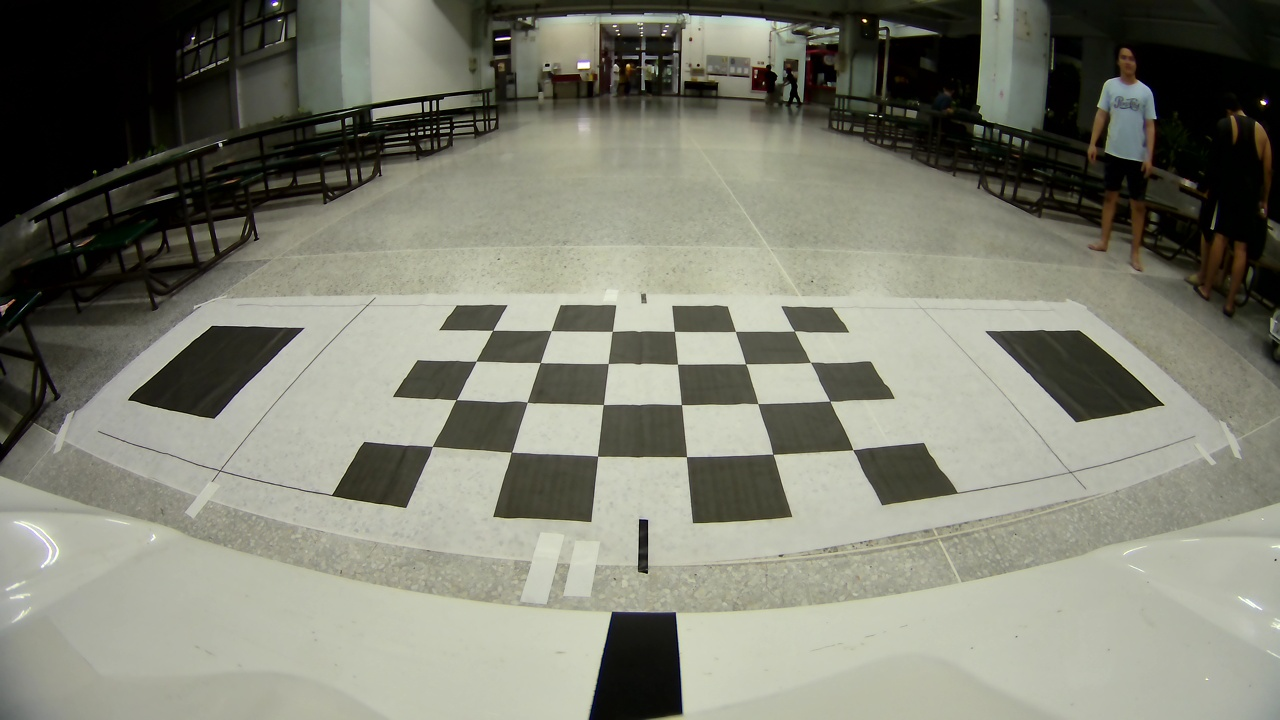
#> input picture Program/input/Front.jpg, 1280 x 720 px, found by its file name
$ python 'Perspective TransformV2.py'
#> lines starting #> are read from the running program, lines starting #| are printed output that depends on the picture
import cv2
import numpy as np

# โหลดภาพอ้างอิง (Front.jpg) และภาพที่จะนำมารวม (Right.jpg)
# โหลดภาพ
img1 = cv2.imread('Front.jpg')
#> img1 is the input picture: shape (720, 1280, 3); mean B, G, R 114.4, 127.9, 126.8
img2 = cv2.imread('Right.jpg')
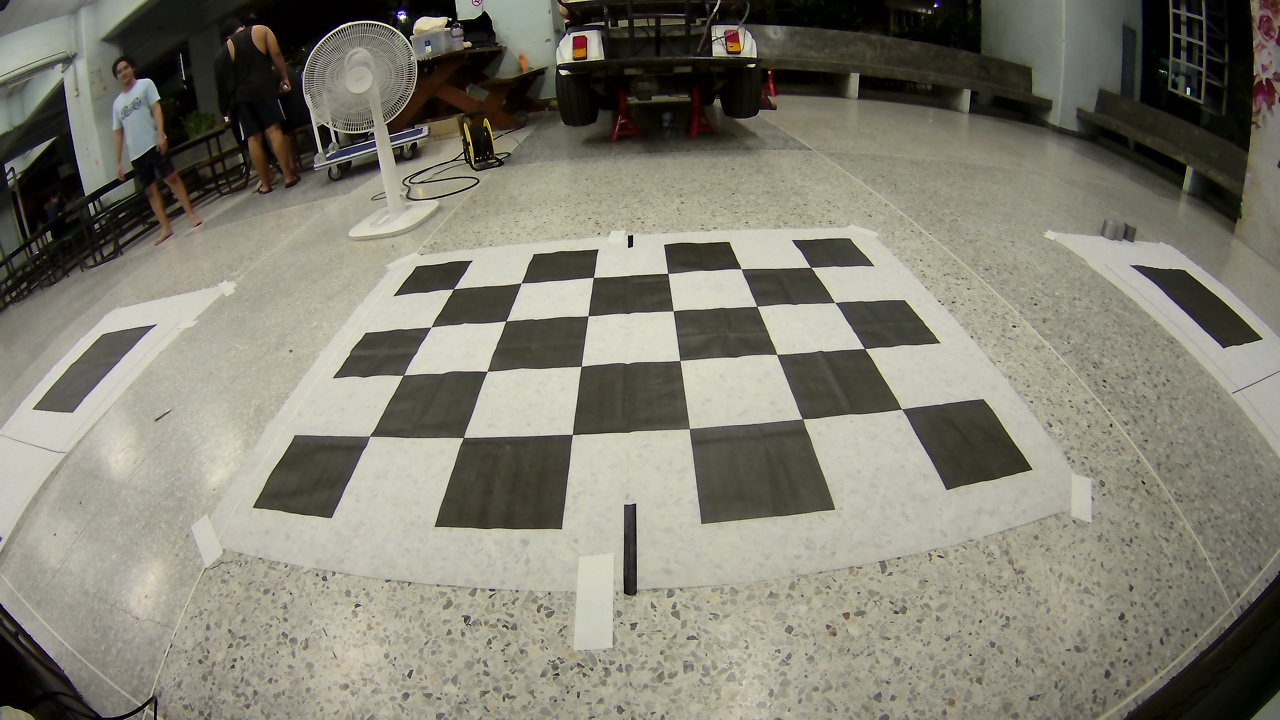
#> input picture Program/input/Right.jpg, 1280 x 720 px, found by its file name
#> img2 is the input picture: shape (720, 1280, 3); mean B, G, R 113.9, 126.8, 128.9

if img1 is None or img2 is None:
    print("ไม่สามารถโหลดภาพได้ ตรวจสอบ path ของภาพ")
    exit()

# ตัวอย่างชุดจุดจับคู่
# (ในงานจริงให้ใช้ฟีเจอร์จับคู่หรือกำหนดจุดที่แม่นยำขึ้น)
pts_img1 = np.array([
    [ 985,331],   # Top-Left
    [ 1079,330],  # Top-Right
    [ 1165,404],  # Bottom-Right
    [ 1075,422]   # Bottom-Left
], dtype=np.float32)

pts_img2 = np.array([
    [ 32,409],    # Top-Left
    [ 103,334],   # Top-Right
    [ 157,325],   # Bottom-Right
    [ 73,412]     # Bottom-Left
], dtype=np.float32)

H, mask = cv2.findHomography(pts_img1, pts_img2, cv2.RANSAC)
if H is None:
    print("ไม่สามารถคำนวณ Homography ได้")
    exit()
print("Homography Matrix:\n", H)

# คำนวณ bounding box สำหรับ warp ของ img1
h1, w1 = img1.shape[:2]
#> h1 = 720; w1 = 1280
corners_img1 = np.array([
    [0, 0, 1],
    [w1, 0, 1],
    [w1, h1, 1],
    [0, h1, 1]
]).T

warped_corners = H.dot(corners_img1)
warped_corners /= warped_corners[2, :]

h2, w2 = img2.shape[:2]
#> h2 = 720; w2 = 1280
corners_img2 = np.array([
    [0, 0],
    [w2, 0],
    [w2, h2],
    [0, h2]
])

all_corners = np.vstack((warped_corners[:2, :].T, corners_img2))
[x_min, y_min] = np.int32(all_corners.min(axis=0) - 0.5)
#> x_min = -814; y_min = 0
[x_max, y_max] = np.int32(all_corners.max(axis=0) + 0.5)
#> x_max = 1280; y_max = 1916

translation_dist = [-x_min, -y_min]
#> translation_dist = [814, 0]
canvas_width = x_max - x_min
#> canvas_width = 2094
canvas_height = y_max - y_min
#> canvas_height = 1916

print("Canvas size:", canvas_width, "x", canvas_height)
#| Canvas size: 2094 x 1916

T = np.array([
    [1, 0, translation_dist[0]],
    [0, 1, translation_dist[1]],
    [0, 0, 1]
])
#> T = [[1, 0, 814], [0, 1, 0], [0, 0, 1]]

warped_img1 = cv2.warpPerspective(img1, T.dot(H), (canvas_width, canvas_height))
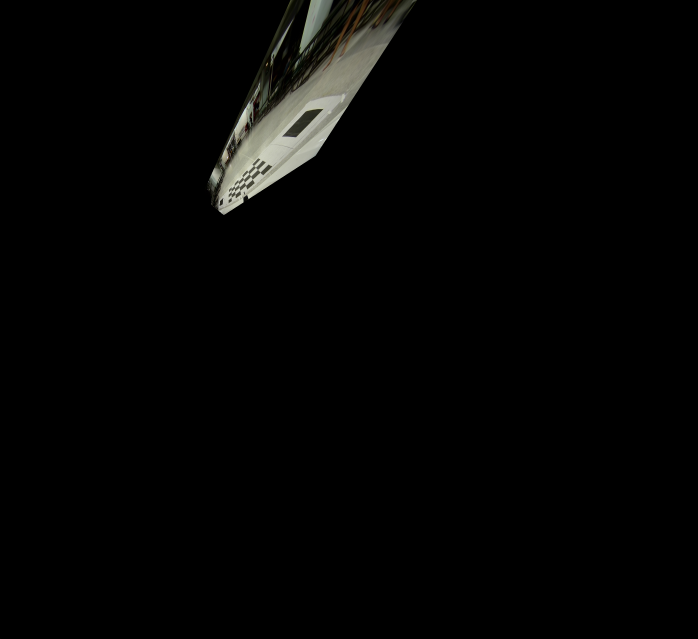
#> warped_img1: shape (1916, 2094, 3) (shown at 1/3 size); mean B, G, R 4, 4.6, 4.6
if warped_img1 is None or warped_img1.size == 0:
    print("warpPerspective ล้มเหลว")
    exit()

# สร้าง canvas และวาง img2 ในตำแหน่งที่ถูกต้อง
canvas = warped_img1.copy()
canvas[translation_dist[1]:translation_dist[1]+h2, translation_dist[0]:translation_dist[0]+w2] = img2
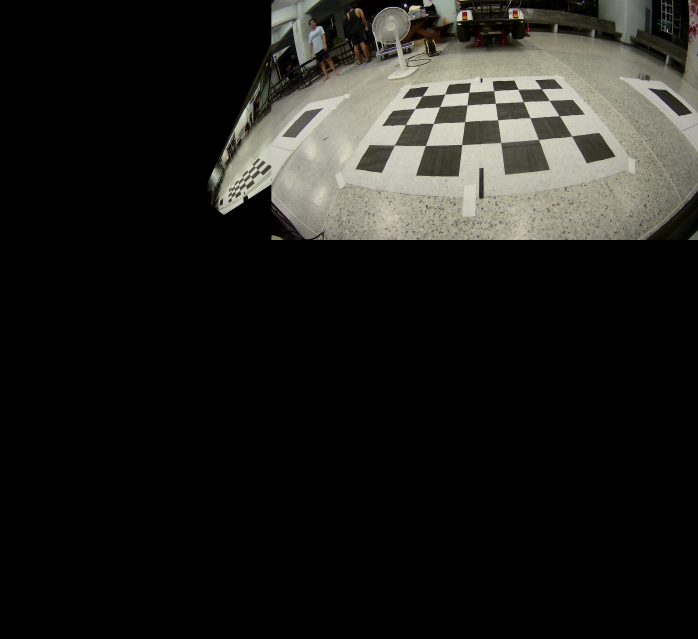
#> canvas: shape (1916, 2094, 3) (shown at 1/3 size); mean B, G, R 27.5, 30.6, 31.1

if canvas is None or canvas.size == 0:
    print("Canvas ว่างเปล่า")
    exit()

cv2.imshow('Combined Image', canvas)
cv2.waitKey(0)
cv2.destroyAllWindows()
